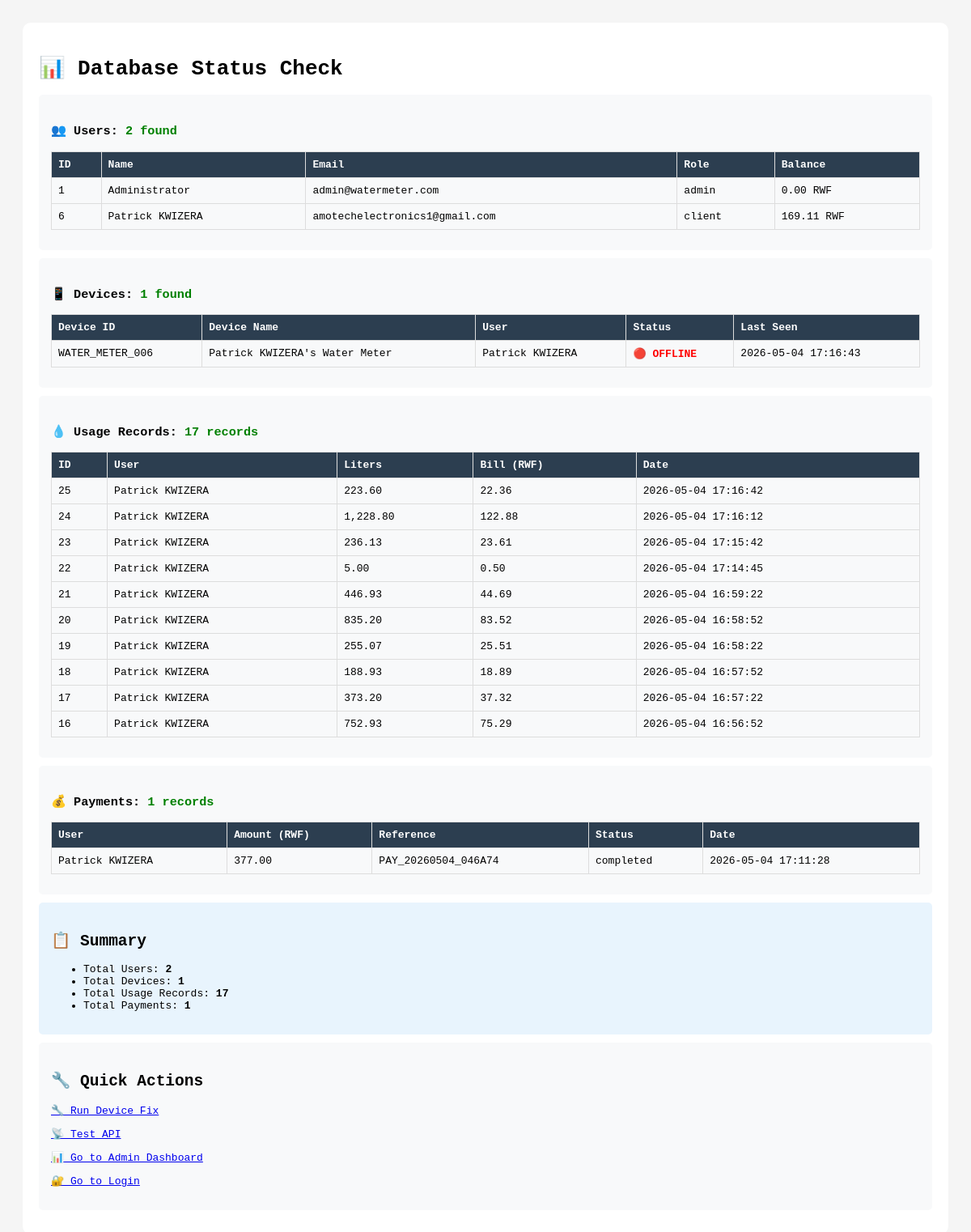
Screenshot of /check_database.php with the database file from the repository.
### tables this page shows
CREATE TABLE `users` (
  `id` int(11) NOT NULL,
  `name` varchar(100) NOT NULL,
  `phone` varchar(20) NOT NULL,
  `email` varchar(100) NOT NULL,
  `password` varchar(255) NOT NULL,
  `role` enum('admin','client') DEFAULT 'client',
  `tariff` decimal(10,2) DEFAULT 100.00,
  `balance` decimal(10,2) DEFAULT 0.00,
  `reset_token` varchar(255) DEFAULT NULL,
  `reset_expires` datetime DEFAULT NULL,
  `created_at` timestamp NOT NULL DEFAULT current_timestamp(),
  `updated_at` timestamp NOT NULL DEFAULT current_timestamp() ON UPDATE current_timestamp()
);

CREATE TABLE `devices` (
  `id` int(11) NOT NULL,
  `user_id` int(11) NOT NULL,
  `device_id` varchar(50) NOT NULL,
  `device_name` varchar(100) DEFAULT NULL,
  `last_seen` timestamp NULL DEFAULT NULL,
  `status` enum('active','inactive') DEFAULT 'active',
  `firmware_version` varchar(20) DEFAULT '3.0',
  `created_at` timestamp NOT NULL DEFAULT current_timestamp()
);

CREATE TABLE `usage_data` (
  `id` int(11) NOT NULL,
  `user_id` int(11) NOT NULL,
  `liters` decimal(10,2) DEFAULT 0.00,
  `bill` decimal(10,2) DEFAULT 0.00,
  `date` timestamp NOT NULL DEFAULT current_timestamp()
);

CREATE TABLE `payments` (
  `id` int(11) NOT NULL,
  `user_id` int(11) NOT NULL,
  `amount` decimal(10,2) NOT NULL,
  `reference` varchar(50) NOT NULL,
  `status` enum('pending','completed','failed') DEFAULT 'pending',
  `payment_method` varchar(50) DEFAULT NULL,
  `transaction_id` varchar(100) DEFAULT NULL,
  `notes` text DEFAULT NULL,
  `date` timestamp NOT NULL DEFAULT current_timestamp()
);

### check_database.php (the view, shortened to what this page needs)
<?php
$conn = getDB();
echo "<!DOCTYPE html>
<html>
<head>
    <title>Database Check</title>
    <style>
        body { font-family: monospace; padding: 20px; background: #f5f5f5; }
        .container { max-width: 1200px; margin: 0 auto; background: white; padding: 20px; border-radius: 10px; }
        .success { color: green; font-weight: bold; }
        .error { color: red; font-weight: bold; }
        .warning { color: orange; font-weight: bold; }
        table { border-collapse: collapse; margin: 10px 0; width: 100%; }
        th, td { border: 1px solid #ddd; padding: 8px; text-align: left; }
        th { background: #2c3e50; color: white; }
        h1, h2, h3 { margin-top: 20px; }
        .box { background: #f8f9fa; padding: 15px; margin: 10px 0; border-radius: 5px; }
    </style>
</head>
<body>
    <div class='container'>
        <h1>📊 Database Status Check</h1>";
$result = $conn->query("SELECT COUNT(*) as count FROM users");
$users = $result->fetch_assoc()['count'];
echo "<div class='box'>";
echo "<h3>👥 Users: " . ($users > 0 ? "<span class='success'>$users found</span>" : "<span class='error'>0 users!</span>") . "</h3>";
if ($users > 0) {
    $userList = $conn->query("SELECT id, name, email, role, balance FROM users LIMIT 5");
    echo "<table>";
    echo "<tr><th>ID</th><th>Name</th><th>Email</th><th>Role</th><th>Balance</th></tr>";
    while($row = $userList->fetch_assoc()) {
        echo "<tr>";
        echo "<td>{$row['id']}</td>";
        echo "<td>{$row['name']}</td>";
        echo "<td>{$row['email']}</td>";
        echo "<td>{$row['role']}</td>";
        echo "<td>" . number_format($row['balance'], 2) . " RWF</td>";
        echo "</tr>";
    }
    echo "</table>";
}
echo "</div>";
$result = $conn->query("SELECT COUNT(*) as count FROM devices");
$devices = $result->fetch_assoc()['count'];
echo "<div class='box'>";
echo "<h3>📱 Devices: " . ($devices > 0 ? "<span class='success'>$devices found</span>" : "<span class='error'>0 devices!</span>") . "</h3>";
if ($devices > 0) {
    $deviceList = $conn->query("
        SELECT d.*, u.name as user_name
        FROM devices d
        LEFT JOIN users u ON d.user_id = u.id
        LIMIT 5
    ");
    echo "<table>";
    echo "<tr><th>Device ID</th><th>Device Name</th><th>User</th><th>Status</th><th>Last Seen</th></tr>";
    while($row = $deviceList->fetch_assoc()) {
        $lastSeen = isset($row['last_seen']) ? $row['last_seen'] : 'Never';
        $isOnline = ($lastSeen != 'Never' && (strtotime($lastSeen) > (time() - 300)));
        $statusText = $isOnline ? '🟢 ONLINE' : '🔴 OFFLINE';
        $statusClass = $isOnline ? 'success' : 'error';
        echo "<tr>";
        echo "<td>{$row['device_id']}</td>";
        echo "<td>{$row['device_name']}</td>";
        echo "<td>{$row['user_name']}</td>";
        echo "<td class='$statusClass'>$statusText</td>";
        echo "<td>$lastSeen</td>";
        echo "</tr>";
    }
    echo "</table>";
} else {
    echo "<p class='warning'>⚠️ No devices found! Add a device when creating a user.</p>";
}
echo "</div>";
$result = $conn->query("SELECT COUNT(*) as count FROM usage_data");
$usage = $result->fetch_assoc()['count'];
echo "<div class='box'>";
echo "<h3>💧 Usage Records: " . ($usage > 0 ? "<span class='success'>$usage records</span>" : "<span class='error'>0 records!</span>") . "</h3>";
if ($usage > 0) {
    $recent = $conn->query("
        SELECT ud.*, u.name as user_name
        FROM usage_data ud
        LEFT JOIN users u ON ud.user_id = u.id
        ORDER BY ud.id DESC
        LIMIT 10
    ");
    echo "<table>";
    echo "<tr><th>ID</th><th>User</th><th>Liters</th><th>Bill (RWF)</th><th>Date</th></tr>";
    while($row = $recent->fetch_assoc()) {
        echo "<tr>";
        echo "<td>{$row['id']}</td>";
        echo "<td>{$row['user_name']}</td>";
        echo "<td>" . number_format($row['liters'], 2) . "</td>";
        echo "<td>" . number_format($row['bill'], 2) . "</td>";
        echo "<td>{$row['date']}</td>";
        echo "</tr>";
    }
    echo "</table>";
} else {
    echo "<p class='warning'>⚠️ No usage data found!</p>";
    echo "<p>To add test data, <a href='fix_device.php'>click here to run fix_device.php</a></p>";
}
echo "</div>";
$result = $conn->query("SELECT COUNT(*) as count FROM payments");
$payments = $result->fetch_assoc()['count'];
echo "<div class='box'>";
echo "<h3>💰 Payments: " . ($payments > 0 ? "<span class='success'>$payments records</span>" : "<span class='warning'>$payments records</span>") . "</h3>";
if ($payments > 0) {
    $paymentList = $conn->query("
        SELECT p.*, u.name as user_name
        FROM payments p
        LEFT JOIN users u ON p.user_id = u.id
        ORDER BY p.date DESC
        LIMIT 5
    ");
    echo "<table>";
    echo "<tr><th>User</th><th>Amount (RWF)</th><th>Reference</th><th>Status</th><th>Date</th></tr>";
    while($row = $paymentList->fetch_assoc()) {
        echo "<tr>";
        echo "<td>{$row['user_name']}</td>";
        echo "<td>" . number_format($row['amount'], 2) . "</td>";
        echo "<td>{$row['reference']}</td>";
        echo "<td>{$row['status']}</td>";
        echo "<td>{$row['date']}</td>";
        echo "</tr>";
    }
    echo "</table>";
}
echo "</div>";
echo "<div class='box' style='background: #e8f4fd;'>";
echo "<h2>📋 Summary</h2>";
echo "<ul>";
echo "<li>Total Users: <strong>$users</strong></li>";
echo "<li>Total Devices: <strong>$devices</strong></li>";
echo "<li>Total Usage Records: <strong>$usage</strong></li>";
echo "<li>Total Payments: <strong>$payments</strong></li>";
echo "</ul>";
echo "</div>";
echo "<div class='box'>";
echo "<h2>🔧 Quick Actions</h2>";
echo "<p><a href='fix_device.php'>🔧 Run Device Fix</a></p>";
echo "<p><a href='test_api.html'>📡 Test API</a></p>";
echo "<p><a href='admin/dashboard.php'>📊 Go to Admin Dashboard</a></p>";
echo "<p><a href='login.php'>🔐 Go to Login</a></p>";
echo "</div>";
echo "</div></body></html>";
?>

### check_database.php (style rules this page uses)
body { font-family: monospace; padding: 20px; background: #f5f5f5; }
.container { max-width: 1200px; margin: 0 auto; background: white; padding: 20px; border-radius: 10px; }
.success { color: green; font-weight: bold; }
.error { color: red; font-weight: bold; }
table { border-collapse: collapse; margin: 10px 0; width: 100%; }
th, td { border: 1px solid #ddd; padding: 8px; text-align: left; }
th { background: #2c3e50; color: white; }
h1, h2, h3 { margin-top: 20px; }
.box { background: #f8f9fa; padding: 15px; margin: 10px 0; border-radius: 5px; }

### rows the page displays
users: id "1", name "Administrator", email "admin@watermeter.com", role "admin", balance "0.00"
users: id "6", name "Patrick KWIZERA", email "amotechelectronics1@gmail.com", role "client", balance "169.11"
devices: device "WATER_METER_006", device_name "Patrick KWIZERA's Water Meter", user.name "Patrick KWIZERA", last_seen "🔴 OFFLINE", last_seen "2026-05-04 17:16:43"
usage_data: id "25", user.name "Patrick KWIZERA", liters "223.60", bill "22.36", date "2026-05-04 17:16:42"
usage_data: id "24", user.name "Patrick KWIZERA", liters "1,228.80", bill "122.88", date "2026-05-04 17:16:12"
usage_data: id "23", user.name "Patrick KWIZERA", liters "236.13", bill "23.61", date "2026-05-04 17:15:42"
usage_data: id "22", user.name "Patrick KWIZERA", liters "5.00", bill "0.50", date "2026-05-04 17:14:45"
usage_data: id "21", user.name "Patrick KWIZERA", liters "446.93", bill "44.69", date "2026-05-04 16:59:22"
usage_data: id "20", user.name "Patrick KWIZERA", liters "835.20", bill "83.52", date "2026-05-04 16:58:52"
usage_data: id "19", user.name "Patrick KWIZERA", liters "255.07", bill "25.51", date "2026-05-04 16:58:22"
usage_data: id "18", user.name "Patrick KWIZERA", liters "188.93", bill "18.89", date "2026-05-04 16:57:52"
usage_data: id "17", user.name "Patrick KWIZERA", liters "373.20", bill "37.32", date "2026-05-04 16:57:22"
usage_data: id "16", user.name "Patrick KWIZERA", liters "752.93", bill "75.29", date "2026-05-04 16:56:52"
payments: user.name "Patrick KWIZERA", amount "377.00", reference "PAY_20260504_046A74", status "completed", date "2026-05-04 17:11:28"

### other values shown
$users "2"
$devices "1"
$usage "17"
$payments "1"
